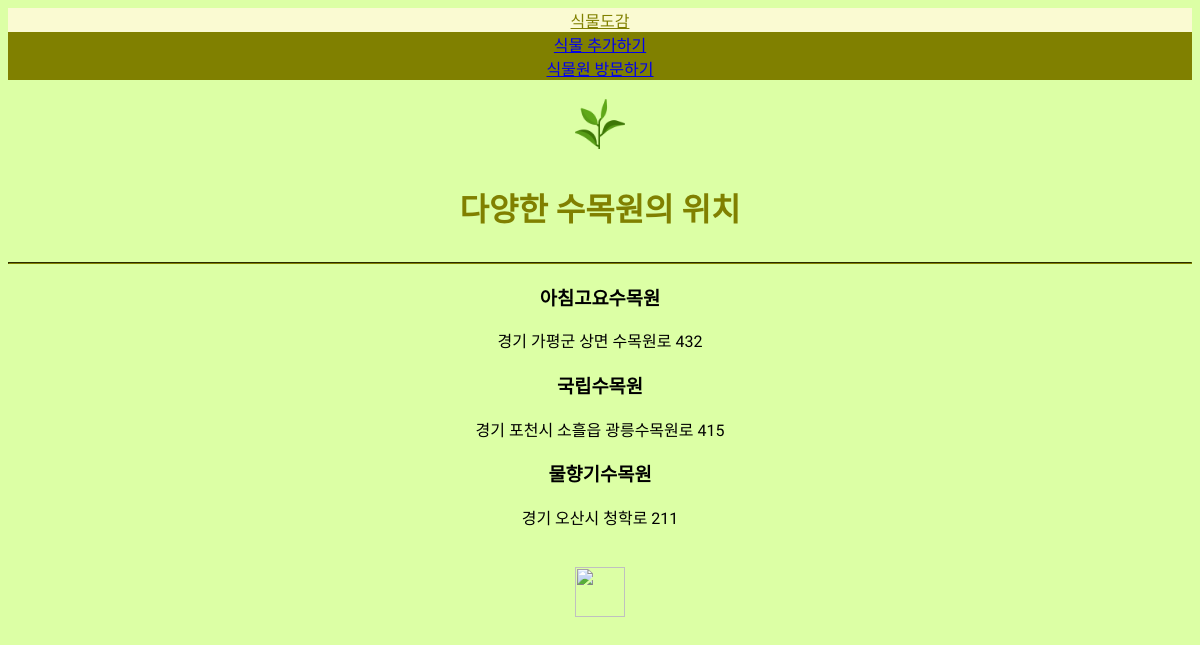
The app's page /home2/ with its own data.
### blog2/models.py (models this page shows, shortened)
class Blog(models.Model):
    subject = models.CharField(max_length=200)
    date = models.DateTimeField()
    content = models.TextField()

### blog2/views.py (the view)
# urls.py: path('', home2, name='home2'),
def home2(request):
    objects = Blog.objects.all()
    return render(request, 'home2.html', {'objects':objects})

### blog2/templates/home2.html
{% extends 'base.html' %}
{% block content %}
{% load static %}
    <h1>다양한 수목원의 위치</h1>
    <hr>
    <div class="container">
    {% for blog in objects%}
        <h3>{{blog.subject}}</h3>
        <div>{{blog.content}}
        </div>
    {% endfor %}
    </div>
    <br>
    <br>
    <a href="{%url 'home2' %}">
        <img src="{% static 'lavender.png'%}" alt="" width="50" height="50">
    </a>
{% endblock %}

### blog/templates/base.html (style rules this page uses)
body { text-align: center; font-family: Song Myung; background: rgb(220, 255, 165); }
h1 { color:olive; padding: 10px; }
hr { border-color:olive; }

### records on screen
Blog: subject "아침고요수목원", content "경기 가평군 상면 수목원로 432"
Blog: subject "국립수목원", content "경기 포천시 소흘읍 광릉수목원로 415"
Blog: subject "물향기수목원", content "경기 오산시 청학로 211"
